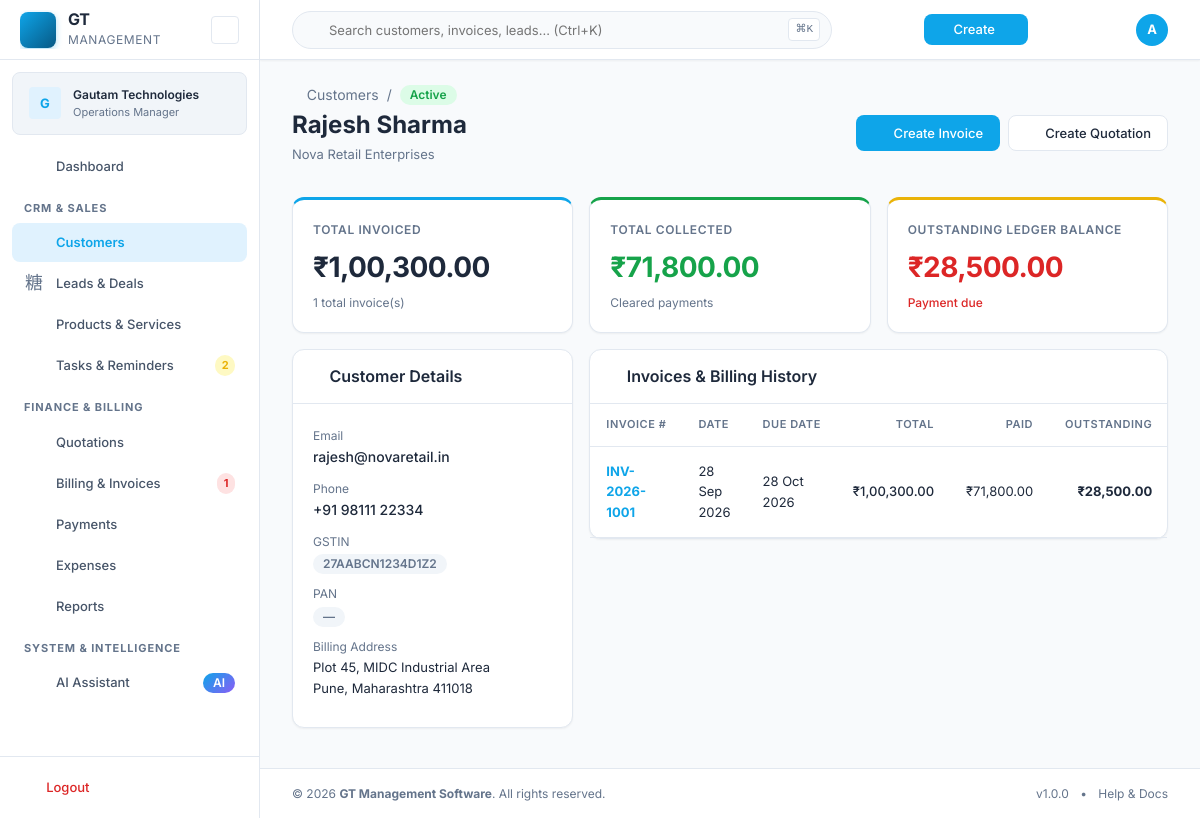
Screenshot of /customer-view.php?id=1 (signed in) with the database file from the repository.
### tables this page shows
CREATE TABLE `customers` (
  `id` INT UNSIGNED AUTO_INCREMENT PRIMARY KEY,
  `business_id` INT UNSIGNED NOT NULL,
  `type` ENUM('individual','business') DEFAULT 'individual',
  `name` VARCHAR(255) NOT NULL,
  `company_name` VARCHAR(255) DEFAULT NULL,
  `contact_person` VARCHAR(255) DEFAULT NULL,
  `email` VARCHAR(255) DEFAULT NULL,
  `phone` VARCHAR(50) DEFAULT NULL,
  `alt_phone` VARCHAR(50) DEFAULT NULL,
  `billing_address_line1` VARCHAR(255) DEFAULT NULL,
  `billing_address_line2` VARCHAR(255) DEFAULT NULL,
  `billing_city` VARCHAR(100) DEFAULT NULL,
  `billing_state` VARCHAR(100) DEFAULT NULL,
  `billing_postal_code` VARCHAR(20) DEFAULT NULL,
  `billing_country` VARCHAR(100) DEFAULT 'India',
  `shipping_address_line1` VARCHAR(255) DEFAULT NULL,
  `shipping_address_line2` VARCHAR(255) DEFAULT NULL,
  `shipping_city` VARCHAR(100) DEFAULT NULL,
  `shipping_state` VARCHAR(100) DEFAULT NULL,
  `shipping_postal_code` VARCHAR(20) DEFAULT NULL,
  `shipping_country` VARCHAR(100) DEFAULT NULL,
  `gstin` VARCHAR(20) DEFAULT NULL,
  `pan` VARCHAR(20) DEFAULT NULL,
  `category` VARCHAR(100) DEFAULT NULL,
  `tags` VARCHAR(500) DEFAULT NULL,
  `notes` TEXT DEFAULT NULL,
  `status` ENUM('active','archived') DEFAULT 'active',
  `is_demo` TINYINT(1) DEFAULT 0,
  `created_by` INT UNSIGNED DEFAULT NULL,
  `created_at` TIMESTAMP DEFAULT CURRENT_TIMESTAMP,
  `updated_at` TIMESTAMP DEFAULT CURRENT_TIMESTAMP ON UPDATE CURRENT_TIMESTAMP,
  INDEX `idx_customers_business` (`business_id`),
  INDEX `idx_customers_status` (`status`),
  INDEX `idx_customers_name` (`name`),
  INDEX `idx_customers_demo` (`is_demo`),
  FOREIGN KEY (`business_id`) REFERENCES `businesses`(`id`) ON DELETE CASCADE,
  FOREIGN KEY (`created_by`) REFERENCES `users`(`id`) ON DELETE SET NULL
);

CREATE TABLE `invoices` (
  `id` INT UNSIGNED AUTO_INCREMENT PRIMARY KEY,
  `business_id` INT UNSIGNED NOT NULL,
  `invoice_number` VARCHAR(50) NOT NULL,
  `customer_id` INT UNSIGNED NOT NULL,
  `quotation_id` INT UNSIGNED DEFAULT NULL,
  `invoice_type` ENUM('standard','gst','non_gst','proforma') DEFAULT 'standard',
  `invoice_date` DATE NOT NULL,
  `due_date` DATE NOT NULL,
  `subtotal` DECIMAL(15,2) NOT NULL DEFAULT 0.00,
  `discount_total` DECIMAL(15,2) NOT NULL DEFAULT 0.00,
  `tax_total` DECIMAL(15,2) NOT NULL DEFAULT 0.00,
  `grand_total` DECIMAL(15,2) NOT NULL DEFAULT 0.00,
  `amount_paid` DECIMAL(15,2) NOT NULL DEFAULT 0.00,
  `outstanding` DECIMAL(15,2) NOT NULL DEFAULT 0.00,
  `currency` VARCHAR(10) DEFAULT 'INR',
  `notes` TEXT DEFAULT NULL,
  `terms` TEXT DEFAULT NULL,
  `footer` TEXT DEFAULT NULL,
  `payment_instructions` TEXT DEFAULT NULL,
  `status` ENUM('draft','issued','partially_paid','paid','overdue','void','cancelled') DEFAULT 'draft',
   
  `place_of_supply` VARCHAR(100) DEFAULT NULL,
  `cgst_total` DECIMAL(15,2) DEFAULT 0.00,
  `sgst_total` DECIMAL(15,2) DEFAULT 0.00,
  `igst_total` DECIMAL(15,2) DEFAULT 0.00,
   
  `business_snapshot` JSON DEFAULT NULL,
  `customer_snapshot` JSON DEFAULT NULL,
  `pdf_path` VARCHAR(500) DEFAULT NULL,
  `is_demo` TINYINT(1) DEFAULT 0,
  `issued_at` TIMESTAMP NULL DEFAULT NULL,
  `created_by` INT UNSIGNED DEFAULT NULL,
  `created_at` TIMESTAMP DEFAULT CURRENT_TIMESTAMP,
  `updated_at` TIMESTAMP DEFAULT CURRENT_TIMESTAMP ON UPDATE CURRENT_TIMESTAMP,
  UNIQUE KEY `uk_invoice_number` (`business_id`, `invoice_number`),
  INDEX `idx_invoices_customer` (`customer_id`),
  INDEX `idx_invoices_status` (`status`),
  INDEX `idx_invoices_date` (`invoice_date`),
  INDEX `idx_invoices_due` (`due_date`),
  FOREIGN KEY (`business_id`) REFERENCES `businesses`(`id`) ON DELETE CASCADE,
  FOREIGN KEY (`customer_id`) REFERENCES `customers`(`id`),
  FOREIGN KEY (`quotation_id`) REFERENCES `quotations`(`id`) ON DELETE SET NULL,
  FOREIGN KEY (`created_by`) REFERENCES `users`(`id`) ON DELETE SET NULL
);

### customer-view.php (the view, shortened to what the rows shown need)
<?php
require_once __DIR__ . '/services/customer-service.php';
$businessId = Auth::businessId();
$customerId = (int)($_GET['id'] ?? 0);
$customer = CustomerService::getById($customerId, $businessId);
require GT_ROOT . '/includes/header.php';
?>
<div class="page-header d-flex justify-between align-center mb-4">
    <div>
        <div class="d-flex align-center gap-2 mb-1">
            <a href="<?= url('customers.php') ?>" class="text-muted"><i class="ti ti-arrow-left"></i> Customers</a>
            <span class="text-muted">/</span>
            <span class="badge badge-<?= $customer['status'] === 'active' ? 'success' : 'secondary' ?>"><?= ucfirst($customer['status']) ?></span>
        </div>
        <h1 class="page-title"><?= e($customer['name']) ?></h1>
        <?php if (!empty($customer['company_name'])): ?>
            <p class="page-subtitle"><?= e($customer['company_name']) ?></p>
        <?php endif; ?>
    </div>
</div>
<div class="grid grid-cols-3 gap-4">
    <div class="col-span-1">
        <div class="card mb-4">
            <div class="card-body">
                <div class="info-list">
                    <div class="info-item mb-2">
                        <span class="info-label text-muted text-xs">Email</span>
                        <div class="info-val font-medium"><?= e($customer['email'] ?: '—') ?></div>
                    </div>
                    <div class="info-item mb-2">
                        <span class="info-label text-muted text-xs">Phone</span>
                        <div class="info-val font-medium"><?= e($customer['phone'] ?: '—') ?></div>
                    </div>
                    <div class="info-item mb-2">
                        <div class="info-val"><span class="badge badge-subtle"><?= e($customer['gstin'] ?: 'Not registered') ?></span></div>
                    </div>
                    <div class="info-item mb-2">
                        <div class="info-val"><span class="badge badge-subtle"><?= e($customer['pan'] ?: '—') ?></span></div>
                    </div>
                    <div class="info-item mb-2">
                        <span class="info-label text-muted text-xs">Billing Address</span>
                        <div class="info-val text-sm">
                            <?= e($customer['billing_address_line1']) ?><br>
                            <?= e($customer['billing_city']) ?>, <?= e($customer['billing_state']) ?> <?= e($customer['billing_postal_code']) ?>
                        </div>
                    </div>
                </div>
            </div>
        </div>
    </div>
    <div class="col-span-2">
        <div class="card">
            <div class="card-body p-0">
                <?php if (empty($customer['invoices'])): ?>
                    <div class="empty-state p-4 text-center">
                        <p class="text-muted text-sm">No invoices recorded for this customer.</p>
                    </div>
                <?php else: ?>
                    <div class="table-responsive">
                        <table class="data-table">
                            <thead>
                                <tr>
                                    <th>Invoice #</th>
                                    <th>Date</th>
                                    <th>Due Date</th>
                                    <th class="text-right">Total</th>
                                    <th class="text-right">Paid</th>
                                    <th class="text-right">Outstanding</th>
                                </tr>
                            </thead>
                            <tbody>
                                <?php foreach ($customer['invoices'] as $inv): ?>
                                <tr>
                                    <td>
                                        <a href="<?= url('invoice-view.php?id=' . $inv['id']) ?>" class="font-bold text-primary">
                                            <?= e($inv['invoice_number']) ?>
                                        </a>
                                    </td>
                                    <td><?= formatDate($inv['invoice_date']) ?></td>
                                    <td><?= formatDate($inv['due_date']) ?></td>
                                    <td class="text-right font-medium"><?= formatCurrency($inv['grand_total']) ?></td>
                                    <td class="text-right text-success"><?= formatCurrency($inv['amount_paid']) ?></td>
                                    <td class="text-right font-bold <?= $inv['outstanding'] > 0 ? 'text-danger' : 'text-success' ?>">
                                        <?= formatCurrency($inv['outstanding']) ?>
                                    </td>
                                </tr>
                                <?php endforeach; ?>
                            </tbody>
                        </table>
                    </div>
                <?php endif; ?>
            </div>
        </div>
    </div>
</div>
<?php require GT_ROOT . '/includes/footer.php'; ?>

### rows the page displays
customers: status "Active", name "Rajesh Sharma", company_name "Nova Retail Enterprises", email "rajesh@novaretail.in", phone "+91 98111 22334", gstin "27AABCN1234D1Z2", pan "—", billing_address_line1 "Plot 45, MIDC Industrial Area", billing_city "Pune", billing_state "Maharashtra", billing_postal_code "411018"
invoices: invoice_number "INV-2026-1001", invoice_date "28 Sep 2026", due_date "28 Oct 2026", grand_total "₹1,00,300.00", amount_paid "₹71,800.00", outstanding "₹28,500.00"

### other values shown
substr(e($businessName), 0, 1) "G"
truncate($businessName, 22) "Gautam Technologies"
$pendingTasksCount "2"
$overdueInvoicesCount "1"
$userInitial "A"
formatCurrency($customer['total_billed']) "₹1,00,300.00"
$customer['invoice_count'] "1"
formatCurrency($customer['total_paid']) "₹71,800.00"
formatCurrency($customer['total_outstanding']) "₹28,500.00"
APP_NAME "GT Management Software"
APP_VERSION "1.0.0"
